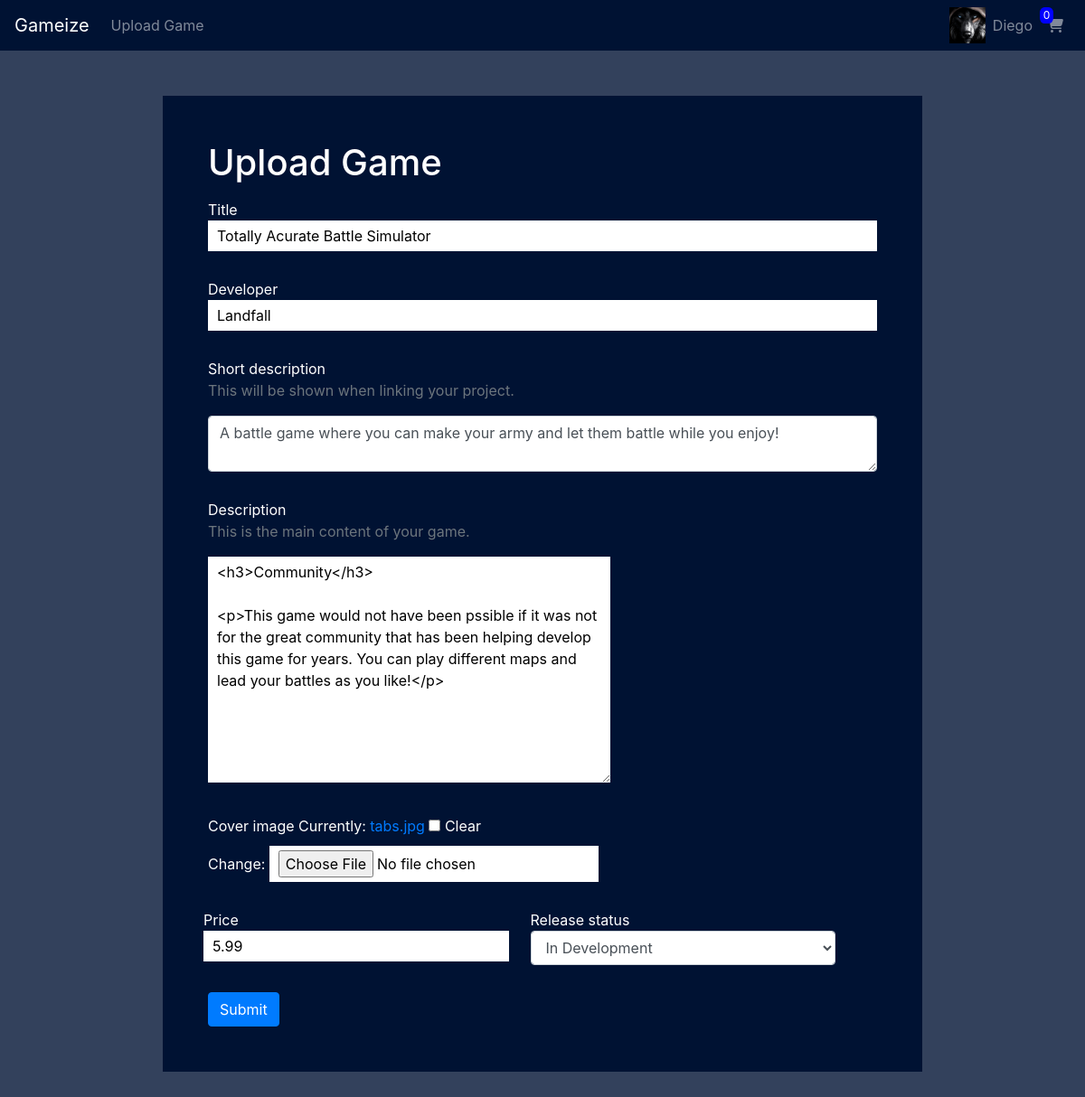
The page /update_game/3/ (signed in) on the database its author committed.
### accounts/models.py (models this page shows, shortened)
class Profile(models.Model):
    user = models.OneToOneField(User, on_delete=models.CASCADE, related_name='profile')
    avatar = models.ImageField(null=True, blank=True, default='default_pic.png')
    website = models.URLField(max_length=200, null=True, blank=True)
    bio = models.TextField(null=True, blank=True)

### games/models.py (models this page shows, shortened)
class Game(models.Model):
    STATUS = [
        ('Released', 'Released'),
        ('In Development', 'In Development'),
        ('Early Access', 'Early Access')
    ]
    user = models.ForeignKey(User, on_delete=models.CASCADE, related_name='games')
    title = models.CharField(max_length=150, unique=True)
    short_description = models.TextField(blank=True, null=True)
    description = RichTextField(blank=True, null=True)
    created_at = models.DateTimeField(auto_now_add=True)
    cover_image = models.ImageField(blank=True, null=True)
    price = models.DecimalField(decimal_places=2, max_digits=5)
    release_status = models.CharField(choices=STATUS, max_length=200)
    developer = models.CharField(max_length=100, null=True, blank=True)

### games/views.py (the view)
# urls.py: path('update_game/<int:pk>/', views.update_game, name='update_game'),
@login_required
def update_game(request, pk):
    game = Game.objects.get(id=pk)
    form = GameForm(instance=game)
    if request.method == 'POST':
        form = GameForm(request.POST, request.FILES, instance=game)
        if form.is_valid():
            form.save()
            return redirect('accounts:user_profile', username=request.user.username)
    return render(request, 'games/create_game.html', {'form': form})

### games/forms.py
class GameForm(forms.ModelForm):
    class Meta:
        model = Game
        fields = ('title', 'short_description', 'description', 'cover_image', 'price', 'release_status', 'developer')
    def __init__(self, *args, **kwargs):
        super().__init__(*args, **kwargs)
        self.fields['title'].widget.attrs.update({'class': 'form-control'})
        self.fields['developer'].widget.attrs.update({'class': 'form-control'})
        self.fields['short_description'].widget.attrs.update({'class': 'form-control', 'cols': '50', 'rows': '2'})
        self.fields['price'].widget.attrs.update({'class': 'form-control'})
        self.fields['release_status'].widget.attrs.update({'class': 'form-control'})

### games/templates/games/create_game.html (shortened to what this page needs)
{% extends 'base.html' %}
{% block content %}
<div class="form-container game-form-container">
    <h1>Upload Game</h1>
    <form method='POST' class="mt-3" enctype="multipart/form-data">
        <div class="game-form-group">
            {{form.title.label}}
            {{form.title}}
        </div>
        <div class="game-form-group">
            {{form.developer.label}}
            {{form.developer}}
        </div>
        <div class="game-form-group">
            {{form.short_description.label}}
            <p class="text-secondary">This will be shown when linking your project.</p>
            {{form.short_description}}
        </div>
        <div class="game-form-group">
            {{form.description.label}}
            <p class="text-secondary">This is the main content of your game.</p>
            {{form.description}}
        </div>
        <div class="game-form-group">
            {{form.cover_image.label}}
            {{form.cover_image}}
        </div>
        <div class="form-row">
            <div class="game-form-group field-group">
                {{form.price.label}}
                {{form.price}}
            </div>
            <div class="game-form-group field-group ml-4">
                {{form.release_status.label}}
                {{form.release_status}}
            </div>
        </div>
        <button type='submit' class="btn btn-primary">Submit</button>
    </form>
</div>
{% endblock %}

### templates/base.html (shortened to what this page needs)
<!DOCTYPE html>
{% load static %}
<html lang="en">
<head>
    <link rel="stylesheet" href="https://maxcdn.bootstrapcdn.com/bootstrap/4.0.0/css/bootstrap.min.css">
    <link rel="stylesheet" href="{% static 'css/main.css' %}">
</head>
<body>
    <nav class="navbar navbar-expand-lg navbar-dark main-nav">
        <a class="navbar-brand" href="{% url 'games:game_list' %}">Gameize</a>
        <div class="collapse navbar-collapse" id="navbarSupportedContent">
          <ul class="navbar-nav mr-auto w-100 justify-content-end">
            {% if user.is_authenticated %}
                <li class="nav-item mr-auto">
                    <a class="nav-link" href="{% url 'games:create_game' %}">Upload Game</a>
                </li>
                <li class="nav-item">
                    <div class="profile-pic-container d-flex">
                        <a href="{% url 'accounts:user_profile' username=user.username %}"><img class="small-profile-pic" src="{{user.profile.avatar.url}}"></a>
                        <a href="{% url 'accounts:user_profile' username=user.username %}" class="nav-link">{{user.username}}</a>
                    </div>
                </li>
                <li class="nav-item">
                    <div class="position-relative">
                        <a class="nav-link" href="{% url 'games:cart' %}"><i class="fas fa-shopping-cart"></i></a>
                        <span class="position-absolute cart-circle">0</span>
                    </div>
                </li>
            {% endif %}
          </ul>
        </div>
      </nav>
    {% block content %}
    {% endblock %}
</body>
</html>

### static/css/main.css (style rules this page uses)
body { background-color: #33415C; color: white; }
.main-nav { background-color: #001233; }
.form-container { background-color: #001233; width: 50%; margin-top: 50px; padding: 30px; margin-left: auto; margin-right: auto; margin-bottom: 50px; }
.form-container input, textarea { background-color: white; padding:5px 10px; color: black; border-radius:0; outline: none; border: none; }
.field-group { width: 45%; }
.game-form-group { margin-bottom: 30px; }
.game-form-group label { margin-bottom: 10px; }
.game-form-container { width: 70%; padding: 50px; }
.game-form-container input { background-color: white; color: black; }
.small-profile-pic { max-width: 40px; max-height: 40px; }
.cart-circle { background-color: blue; top: 0; left: 10; border-radius: 35%; width: 15px; font-size: 12px; text-align: center; }

### rows shown on the page
Game: title "Totally Acurate Battle Simulator", developer "Landfall", short_description "A battle game where you can make your army and let them battle while you enjoy!", description "<h3>Community</h3> <p>This game would not have been pssible if it was not for the great community that has been helping develop this game for years. You can play different maps and lead your battles as you like!</p>", price "5.99", release_status "In Development"

### other values the page prints
{{ user.username }} "Diego"
